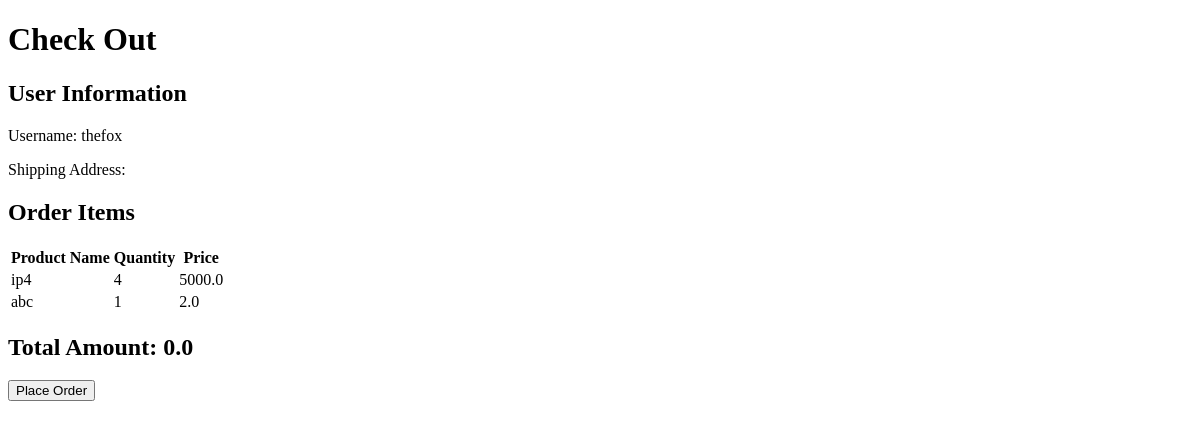
The page /cart/check_out (signed in) on the database as committed earlier.
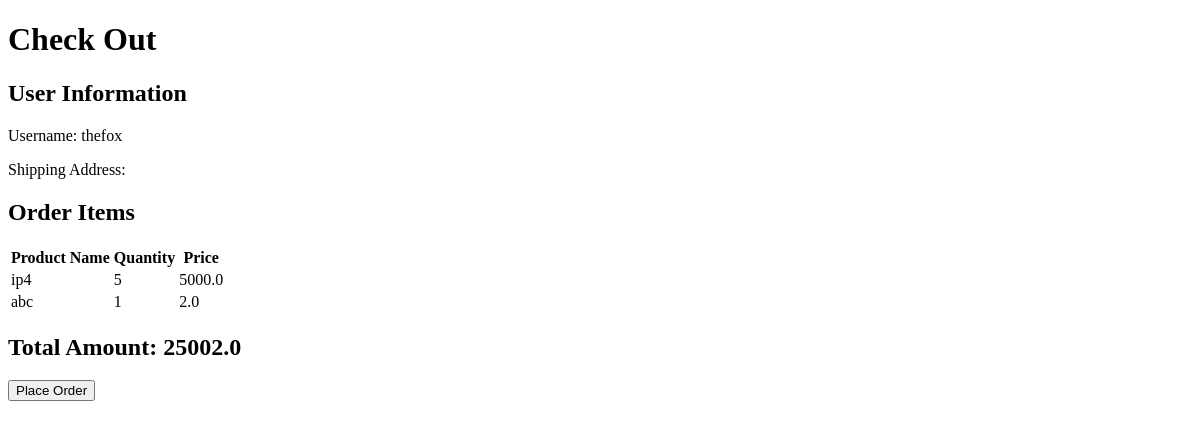
The same page on the database as committed later.
### store/models.py (models this page shows, shortened)
class CartItem(models.Model):
    id = models.AutoField(primary_key=True)
    cartID = models.ForeignKey(Cart, on_delete=models.CASCADE)
    productID = models.ForeignKey(Product, on_delete=models.CASCADE)
    quantityToBuy = models.IntegerField(default=0)

class Cart(models.Model):
    cartID = models.IntegerField(primary_key=True)
    totalAmount = models.FloatField(default=0)
    userID = models.OneToOneField(CustomUser, on_delete=models.CASCADE)

class Product(models.Model):
    productID = models.AutoField(primary_key=True)
    productName = models.CharField(max_length=12)
    stockQuantity = models.IntegerField()
    unitPrice = models.FloatField()
    productDes = models.CharField(max_length=2000)
    image = models.ImageField(upload_to='uploads/')
    category = models.CharField(max_length=50)

### store/views.py (the view)
# urls.py: path('cart/check_out', check_out, name='check_out'),
def check_out(request):
    user = request.user
    cart = Cart.objects.get(userID=user)
    cart_items = CartItem.objects.filter(cartID=cart)
    context = {
        'user': user,
        'cart_items': cart_items,
        'cart': cart,
    }
    return render(request, 'check_out.html', context)

### templates/check_out.html (shortened to what this page needs)
<!DOCTYPE html>
<html>
<head>
</head>
<body>
    <h1>Check Out</h1>
    <h2>User Information</h2>
    <p>Username: {{ user.username }}</p>
    <p>Shipping Address: {{ user.shippingAddress }}</p>
    <h2>Order Items</h2>
    <table>
        <thead>
            <tr>
                <th>Product Name</th>
                <th>Quantity</th>
                <th>Price</th>
            </tr>
        </thead>
        <tbody>
            {% for item in cart_items %}
            <tr>
                <td>{{ item.productID.productName }}</td>
                <td>{{ item.quantityToBuy }}</td>
                <td>{{ item.productID.unitPrice }}</td>
            </tr>
            {% endfor %}
        </tbody>
    </table>
    <h2>Total Amount: {{ cart.totalAmount }}</h2>
    <form action="{% url 'create_order' %}" method="post">
        <input type="submit" value="Place Order">
    </form>
</body>
</html>

Rows that differ between the two databases and show on the page:
changed CartItem "ip4": quantityToBuy "4" → "5"
changed Cart: totalAmount "0.0" → "25002.0"
